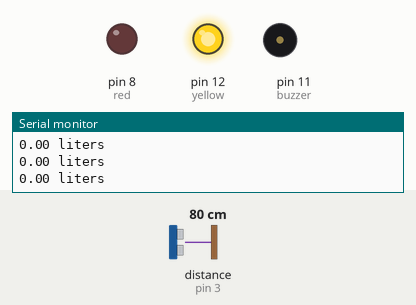
The sketch below on a simulated Arduino Uno, built with avr-gcc and run on an emulated ATmega328P. Parts: output pins drawn as LEDs (lit = HIGH), buzzer (waves = sounding), the last lines printed to the serial monitor. Wiring (inferred from the names in the program): ultrasonic range finder: trigger pin 4; echo pin 3. The test bench sets the inputs (shaded band); at power-on: distance to the obstacle (sensor on pin 3) 80 cm. The echo pulse lasts 58.3 µs per cm; pins used as bus, display or sensor lines are not drawn.

Above: at 1.2 s.
1.3 s: distance to the obstacle (sensor on pin 3) set to 2 cm
At 2.0 s:
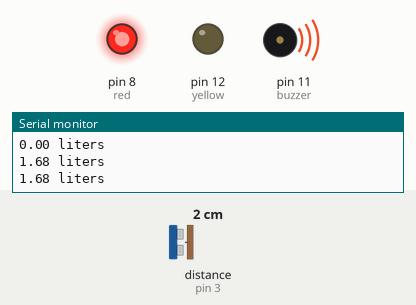
3.0 s: distance to the obstacle (sensor on pin 3) set to 4 cm
At 3.4 s:
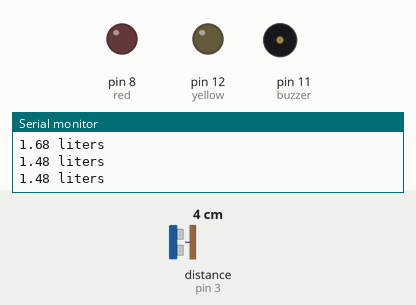
4.5 s: distance to the obstacle (sensor on pin 3) set to 9 cm
At 6.0 s:
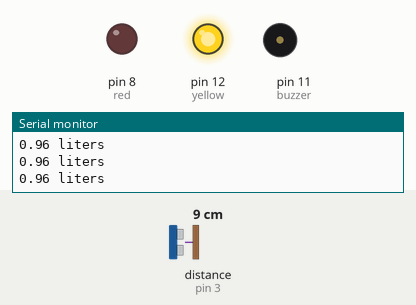
Timing chart, 0 to 7.5 s (numbered marks = the images above; inputs shaded):
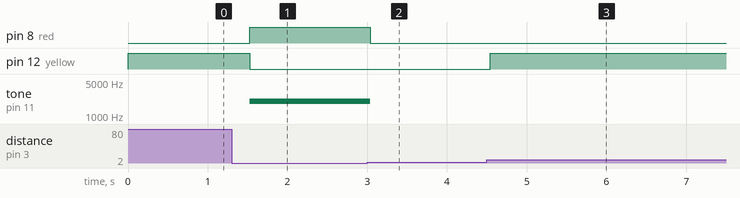

Measured:
- after the input at 1.3 s, pin 8 (red): LOW → HIGH after 0.23 s; pin 12 (yellow): HIGH → LOW after 0.23 s; tone on pin 11 (buzzer): silent → 2000 Hz after 0.23 s
- after the input at 3.0 s, pin 8 (red): HIGH → LOW at once; tone on pin 11 (buzzer): 2000 Hz → silent at once
- after the input at 4.5 s, pin 12 (yellow): LOW → HIGH at once

The sketch:

water_level_arduino.ino
```cpp
const byte triger = 4;
const byte echo = 3;

float distanceMesured = 0;          // FIX: initialize
const float distancetotal = 17.9;     // container height (cm)

float distance = 0;                // FIX: calculated in loop

const float diameter = 11.5;
const float rayon = diameter / 2;

const float volumetotal = 3.14 * pow(rayon, 2) * distancetotal;

const byte buzzer = 11;
const byte red = 8;
const byte yellow = 12;

void setup() {
  Serial.begin(9600);
  pinMode(triger, OUTPUT);
  pinMode(echo, INPUT);
  pinMode(buzzer, OUTPUT);
  pinMode(red, OUTPUT);
  pinMode(yellow, OUTPUT);
}

void loop() {

  // Trigger ultrasonic sensor (FIXED pulse)
  digitalWrite(triger, LOW);
  delayMicroseconds(2);
  digitalWrite(triger, HIGH);
  delayMicroseconds(10);
  digitalWrite(triger, LOW);

  long duration = pulseIn(echo, HIGH, 25000);

  // Measured distance (air)
  distanceMesured = duration * 0.017;

  // Limit distance
  if (distanceMesured > distancetotal) distanceMesured = distancetotal;
  if (distanceMesured < 0) distanceMesured = 0;

  // FIX: liquid height
  distance = distancetotal - distanceMesured;

  float volumeCM = 3.14 * pow(rayon, 2) * distance;
  float volumeLiters = volumeCM / 1000.0;

  Serial.print(volumeLiters);
  Serial.println(" liters");

  // Reset outputs (FIX)
  digitalWrite(red, LOW);
  digitalWrite(yellow, LOW);
  noTone(buzzer);

  if (volumeCM >= volumetotal * 0.8) {
    digitalWrite(red, HIGH);
    tone(buzzer, 2000);
  }
  else if (volumeCM <=volumetotal *0.79 ) {
    digitalWrite(yellow, HIGH);
  }

  delay(300);
}
```
